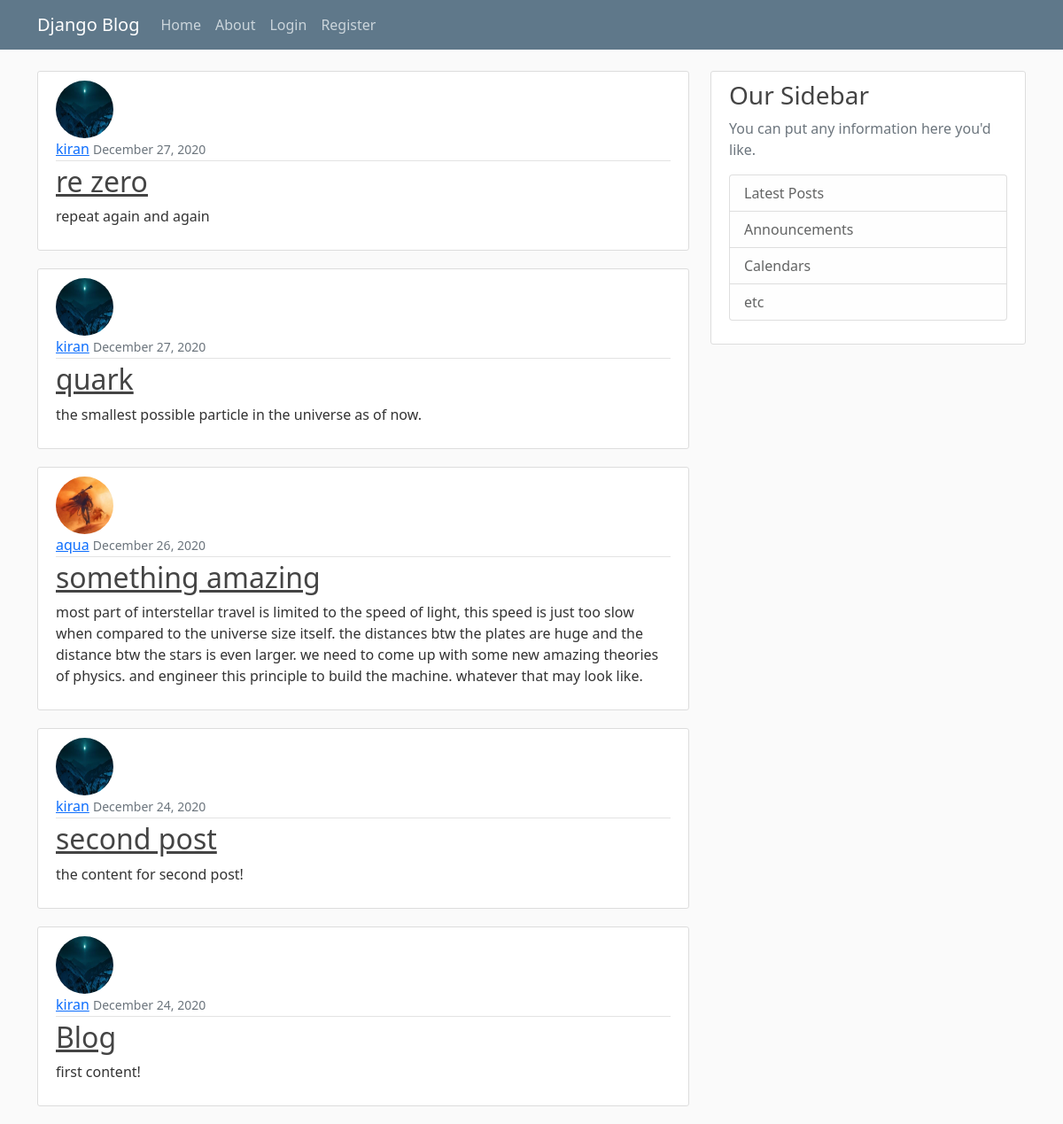
The app's page /, older data.
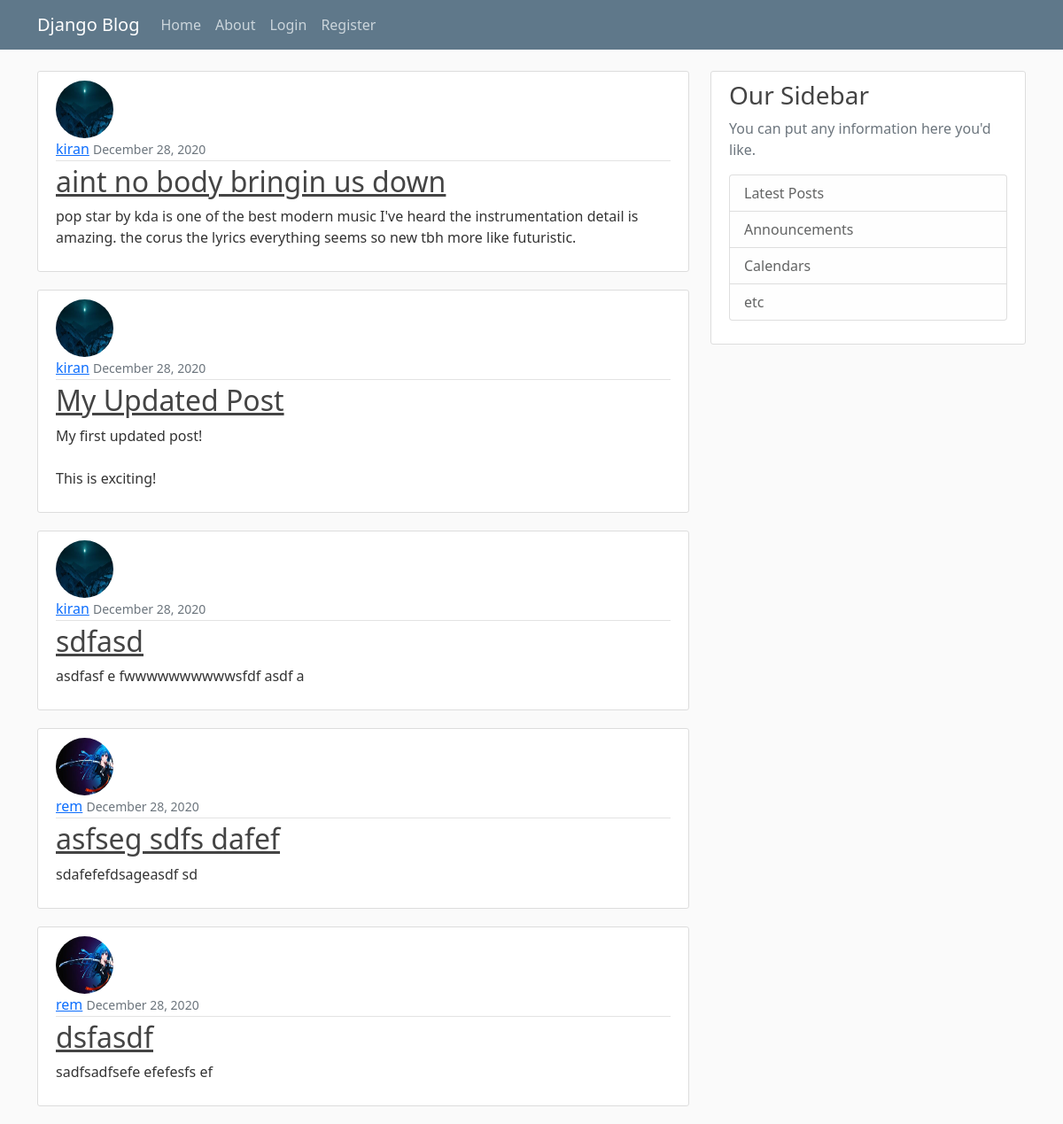
The same page, newer data.
### blog/models.py (models this page shows, shortened)
class Post(models.Model):
    title = models.CharField(max_length=100)
    content = models.TextField()  # unlimited text filed ofc
    date_posted = models.DateTimeField(default=timezone.now)
    author = models.ForeignKey(User, on_delete=models.CASCADE)

### users/models.py (models this page shows, shortened)
class Profile(models.Model):
    user = models.OneToOneField(User, on_delete=models.CASCADE)
    image = models.ImageField(default='default.jpg', upload_to='profile_pics')

### blog/views.py (the view)
# urls.py: path('', PostListView.as_view(), name='blog-home'),  # views.home
class PostListView(ListView):  # only setting the parameters to the class
    model = Post
    template_name = 'blog/home.html'
    context_object_name = 'posts'
    ordering = ['-date_posted']
    paginate_by = 5

### blog/templates/blog/home.html
{% extends "blog/base.html" %}
{% block content %}
{% for post in posts %}
<article class="media content-section">
    <img class="rounded-circle article-img" src="{{ post.author.profile.image.url }}">
    <div class="media-body">
        <div class="article-metadata">
            <a class="mr-2" href="#">{{ post.author }}</a>
            <small class="text-muted">{{ post.date_posted|date:"F d, Y" }}</small>
        </div>
        <h2><a class="article-title" href="{% url 'post-detail' post.id %}">{{ post.title }}</a></h2>
        <p class="article-content">{{ post.content }}</p>
    </div>
</article>
{% endfor %}
{% endblock content %}

Row changes from the older to the newer data that the page shows:
no longer on this page (row edited): Post: author.profile.image (picture), author "kiran", date_posted "December 27, 2020", title "re zero", content "repeat again and again"
no longer on this page (row unchanged): Post: author.profile.image (picture), author "kiran", date_posted "December 27, 2020", title "quark", content "the smallest possible particle in the universe as of now."
no longer on this page (row unchanged): Post: author.profile.image (placeholder picture), author "aqua", date_posted "December 26, 2020", title "something amazing", content "most part of interstellar travel is limited to the speed of light, this speed is just too slow when compared to the universe size itself. the distances btw the plates are huge and the distance btw the stars is even larger. we need to come up with some new amazing theories of physics. and engineer this principle to build the machine. whatever that may look like."
no longer on this page (row unchanged): Post: author.profile.image (picture), author "kiran", date_posted "December 24, 2020", title "second post", content "the content for second post!"
no longer on this page (row unchanged): Post: author.profile.image (picture), author "kiran", date_posted "December 24, 2020", title "Blog", content "first content!"
added Post: author.profile.image (picture), author "kiran", date_posted "December 28, 2020", title "aint no body bringin us down", content "pop star by kda is one of the best modern music I've heard the instrumentation detail is amazing. the corus the lyrics everything seems so new tbh more like futuristic."
added Post: author.profile.image (picture), author "kiran", date_posted "December 28, 2020", title "My Updated Post", content "My first updated post! This is exciting!"
added Post: author.profile.image (picture), author "kiran", date_posted "December 28, 2020", title "sdfasd", content "asdfasf e fwwwwwwwwwwsfdf asdf a"
added Post: author.profile.image (picture), author "rem", date_posted "December 28, 2020", title "asfseg sdfs dafef", content "sdafefefdsageasdf sd"
added Post: author.profile.image (picture), author "rem", date_posted "December 28, 2020", title "dsfasdf", content "sadfsadfsefe efefesfs ef"
